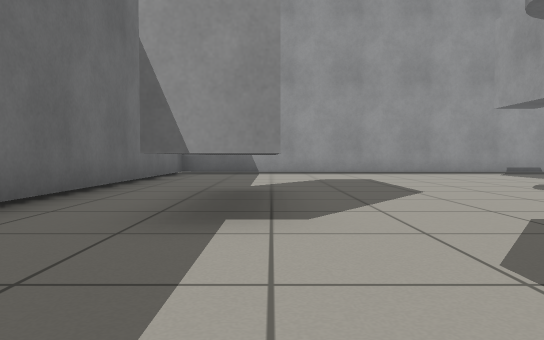
view 1 (above)

18 first-person views from a walk through a world built for the Gazebo simulator. The camera is 0.5 m above the floor, tilts 2° down and sees 70° across. The floor is counted in squares, 1 m on a side. Each view is taken from the middle of a square. On the plan, view 1 faces up. The plan holds only what a view shows up to about 9 squares ahead; the rest is blank.

view 2
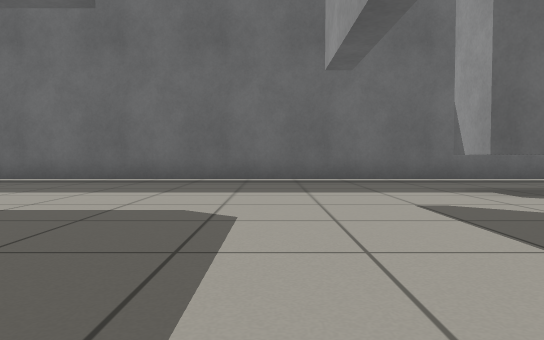

view 3
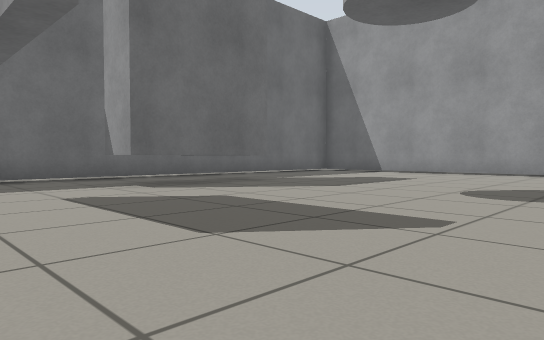

view 4
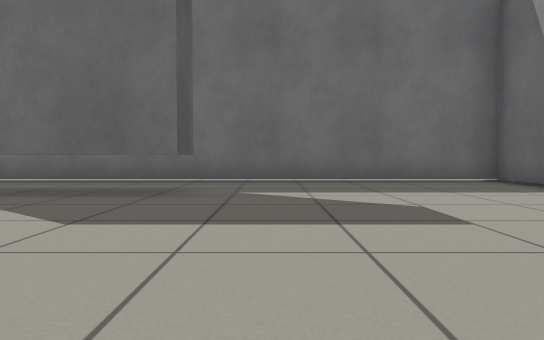

view 5
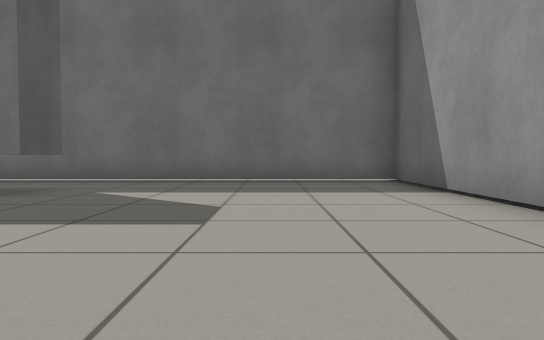

view 6
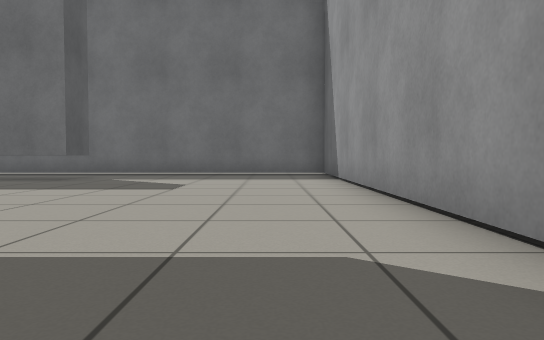

view 7
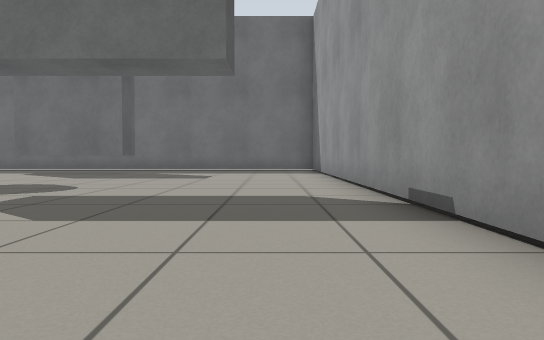

view 8
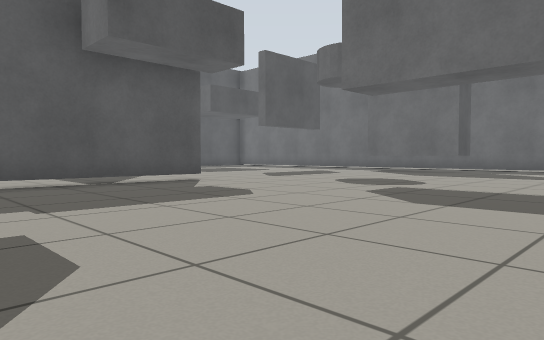

view 9
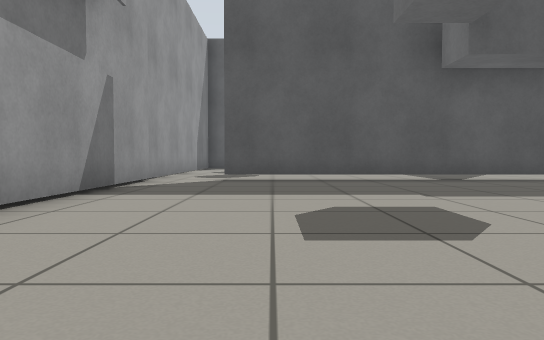

view 10
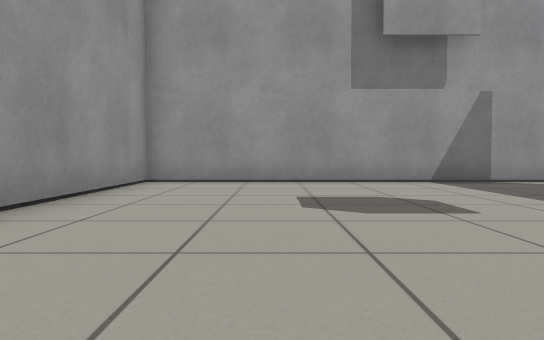

view 11
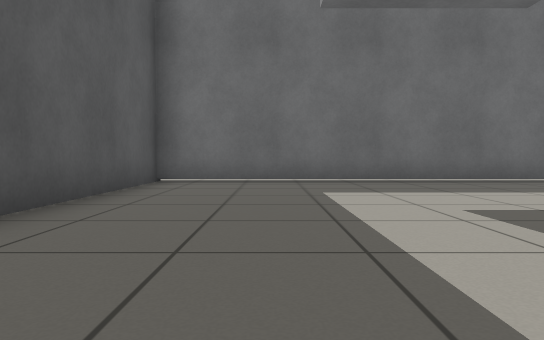

view 12
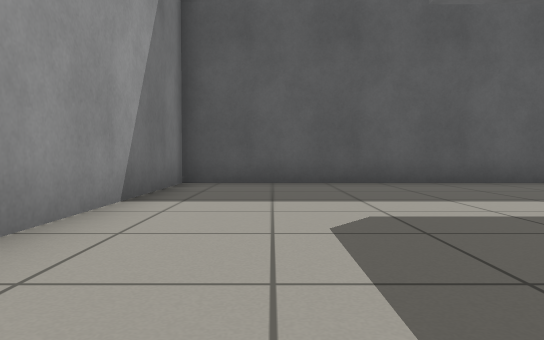

view 13
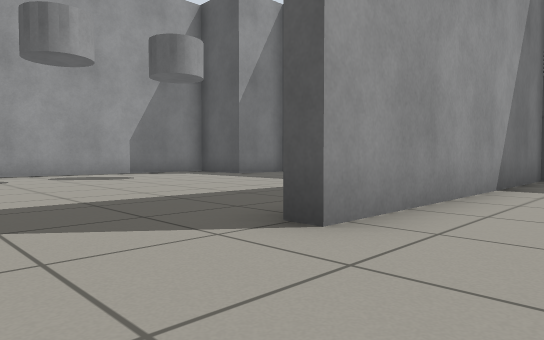

view 14
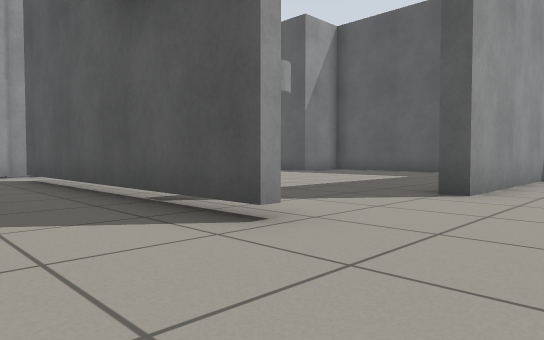

view 15
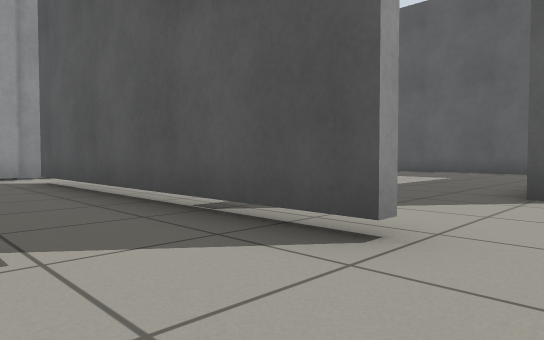

view 16
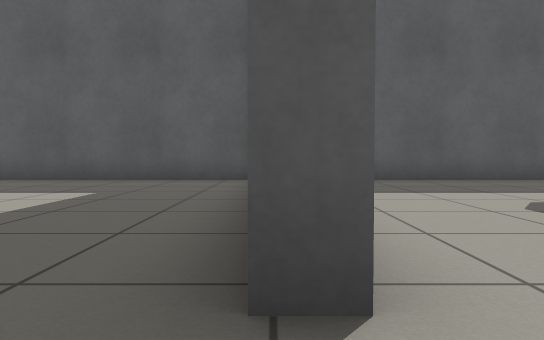

view 17
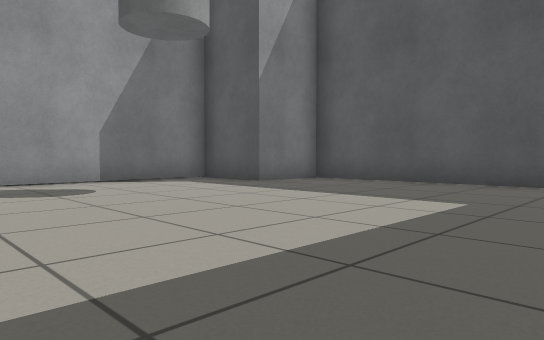

view 18
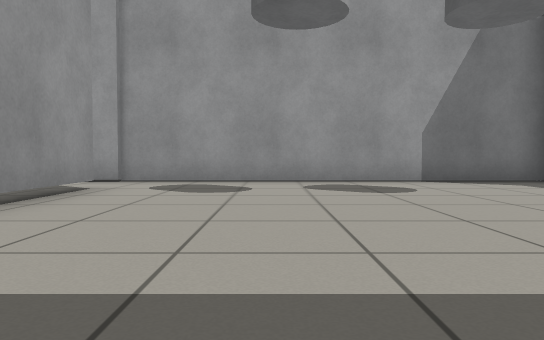

### Floor plan
Key: @ floor where view 1 was taken; # wall or solid block; . floor; B grey box; T thing the floor can be seen under or through.
Columns run from 3 left of view 1 to 16 right of it. Each row starts with its distance up from view 1.
 12 #############  #####
 11 #..................#
 10 #..................#
  9 #........B.........#
  8 #........B.........#
  7 #........B.........#
  6 #.BB.....B.........#
  5 #.BB...............#
  4 #.BB...............#
  3 #.BB.......TTTTTT..#
  2 #..................#
  1 #...###............#
  0 #..@...............#
 -1 #.........#........#
 -2 #.........#........#
 -3 #.........#........#
 -4 #.........#........#
 -5 #.........#........#
 -6 #.........#......BB
 -7 #.........#......B
 -8 #################

Where each view was taken, in squares from view 1:
view 1: 0 up, 0 right, facing up
view 2: 0 up, 5 right, facing left
view 3: 0 up, 6 right, facing up-left
view 4: 7 up, 5 right, facing left
view 5: 9 up, 5 right, facing left
view 6: 10 up, 8 right, facing left
view 7: 10 up, 11 right, facing left
view 8: 10 up, 12 right, facing down-left
view 9: 11 up, 13 right, facing down
view 10: 9 up, 8 right, facing right
view 11: 5 down, 5 right, facing left
view 12: 0 up, 5 right, facing down
view 13: 2 up, 5 right, facing down-right
view 14: 5 up, 5 right, facing down-right
view 15: 5 up, 6 right, facing down-right
view 16: 1 up, 7 right, facing down
view 17: 0 up, 8 right, facing down-right
view 18: 0 up, 8 right, facing right
